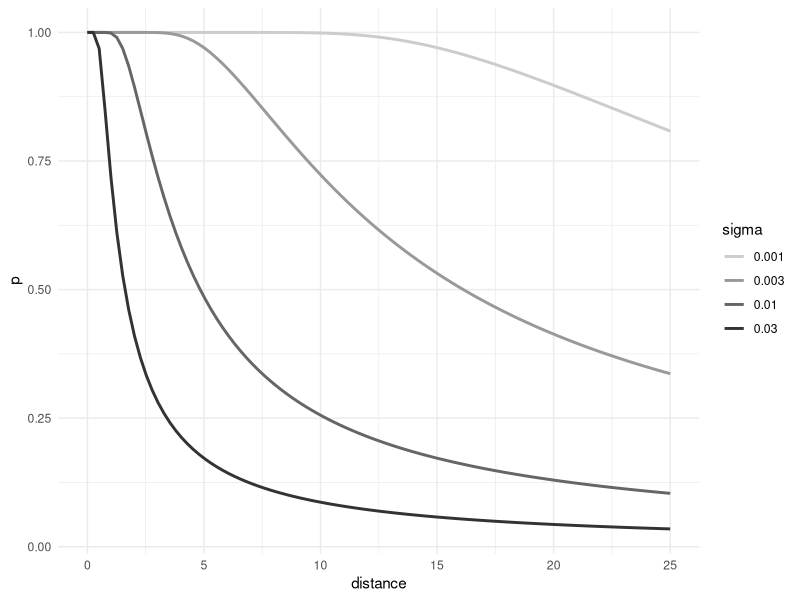

This chart was generated by the following R code:
# libraries --------------------------------------------------------------------
library(ggplot2)
library(tidyverse)

# helper function for plotting putting success in relation to sigma angle ------
# distances
precision <- 100
distances <- seq(from = 0, to = 25, length.out = precision)

# sigmas
sigmas <- c(0.001, 0.003, 0.01, 0.03)

# angle thresholds
r <- 2.135 / 100
R <- 5.398 / 100
threshold_angle <- atan((R - r) / distances)

# first one is NaN, lets fix it
threshold_angle[1] <- pi

# data frame
df <- data.frame(distance = numeric(), sigma = numeric(), p = numeric())

# probabilities
for (s in sigmas) {
  # calculate probs
  p <- 2 * pnorm(threshold_angle / s, 0, 1) - 1

  # append
  df <- df %>% add_row(distance = distances, sigma = s, p = p)
}

# change sigma to factor
df$sigma <- as.factor(df$sigma)

# plot
ggplot(data = df, aes(x = distance, y = p, group = sigma, color = sigma)) +
  geom_line(size = 1) +
  scale_discrete_manual("color", values = c("grey80", "grey60", "grey40", "grey20")) +
  theme_minimal()
